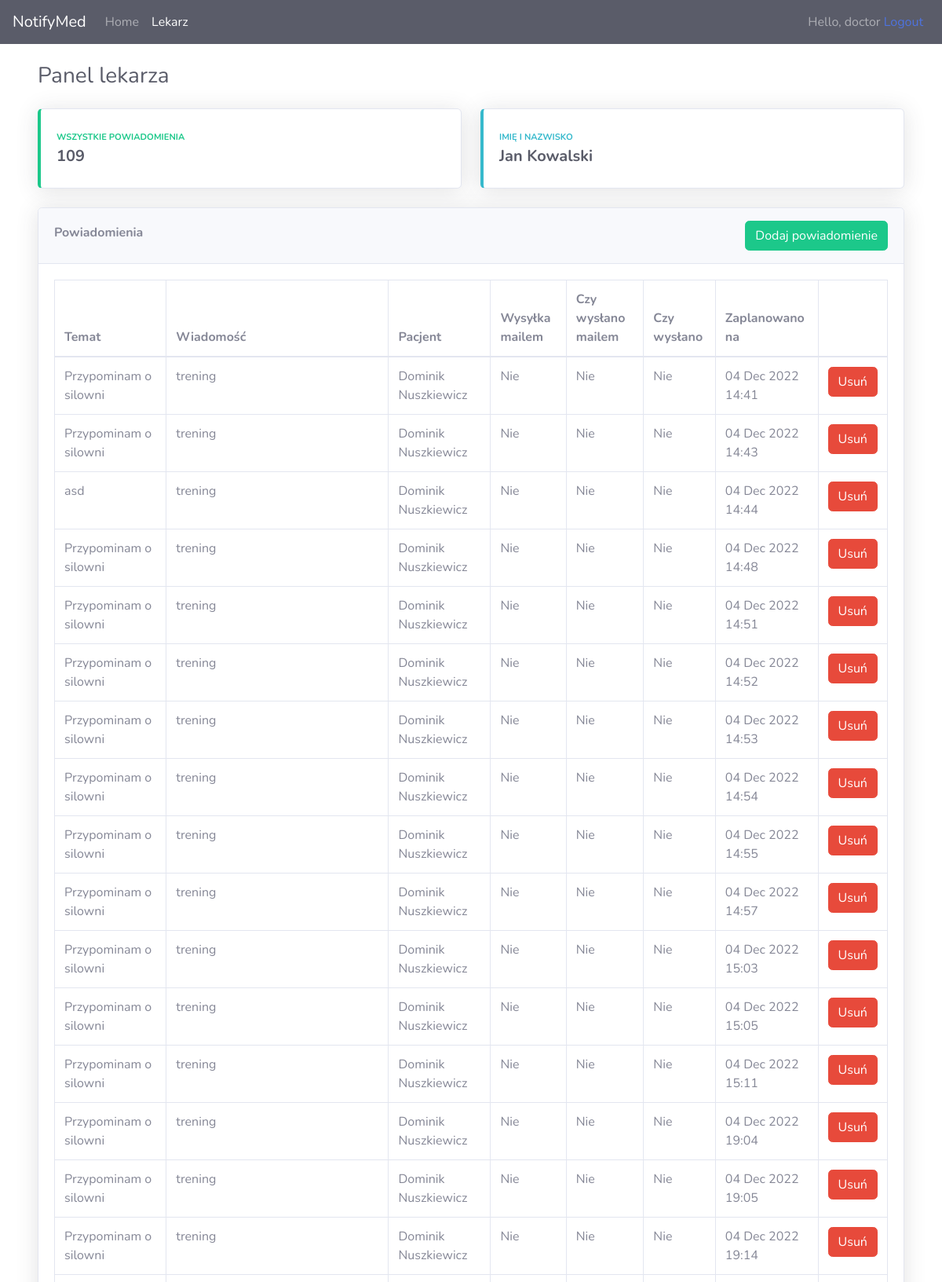
The page /doctor/ (signed in, upper part) on the database its author committed.
### app/models.py (models this page shows, shortened)
class Doctor(models.Model):
    user = models.OneToOneField(User, null=True, on_delete=models.CASCADE, related_name='doctor')
    firstName = models.CharField(max_length=200, null=False)
    lastName = models.CharField(max_length=200, null=False)

class Notification(models.Model):
    doctor =  models.ForeignKey(Doctor, null=True, on_delete=models.SET_NULL) #one-to-many relationship
    patient = models.ForeignKey(Patient, null=False, on_delete=models.DO_NOTHING) #one-to-many relationship
    topic = models.CharField(max_length=200, null=False)
    message = models.CharField(max_length=200, null=False)
    sendByEmail = models.BooleanField(null=False, default=False)
    isSentByEmail = models.BooleanField(null=True, default=False)
    isSent = models.BooleanField(null=True, default=False)
    createdAtDate = models.DateTimeField(auto_now_add=True, null=False)
    plannedOnDate = models.DateTimeField(null=False, default=datetime.datetime.now)

class Patient(models.Model):
    user = models.OneToOneField(User, null=True, on_delete=models.CASCADE)
    firstName = models.CharField(max_length=200, null=False)
    lastName = models.CharField(max_length=200, null=False)

### app/decorators.py (the view)
        def wrapper_func(request, *args, **kwargs):
            group = None
            if request.user.groups.exists():
                group = request.user.groups.all()[0].name
            if group in allowed_roles:
                return view_func(request, *args, **kwargs)
            else:
                return HttpResponse('You are not authorized to view this page.')

### app/views.py (called while the page is built)
@login_required(login_url='login')
@allowed_users(allowed_roles=['doctor'])
def doctor(request):
    current_user = request.user
    doctor = Doctor.objects.get(user=current_user.id)
    notifications = Notification.objects.filter(doctor=doctor)
    notificationsAmount = notifications.count()
    context = {'route': 'doctor', 'notifications': notifications, 'notificationsAmount': notificationsAmount, 'doctor': doctor}
    return render(request, 'app/doctor.html', context)

### app/templates/app/doctor.html (shortened to what this page needs)
{% extends 'app/main.html' %} {% block content %}
<div class="container-fluid">
   <div class="d-sm-flex align-items-center justify-content-between mb-4">
      <h1 class="h3 mb-0 text-gray-800">Panel lekarza</h1>
   </div>
   <div class="row">
      <div class="col-xl-6 col-md-12 mb-4">
         <div class="card border-left-success shadow h-100 py-2">
            <div class="card-body">
               <div class="row no-gutters align-items-center">
                  <div class="col mr-2">
                     <div
                        class="text-xs font-weight-bold text-success text-uppercase mb-1"
                        >
                        Wszystkie powiadomienia
                     </div>
                     <div class="h5 mb-0 font-weight-bold text-gray-800">{{notificationsAmount}}</div>
                  </div>
               </div>
            </div>
         </div>
      </div>
      <div class="col-xl-6 col-md-12 mb-4">
         <div class="card border-left-info shadow h-100 py-2">
            <div class="card-body">
               <div class="row no-gutters align-items-center">
                  <div class="col mr-2">
                     <div
                        class="text-xs font-weight-bold text-info text-uppercase mb-1"
                        >
                        Imię i nazwisko
                     </div>
                     <div class="row no-gutters align-items-center">
                        <div class="col-auto">
                           <div class="h5 mb-0 mr-3 font-weight-bold text-gray-800">
                              {{doctor.firstName}} {{doctor.lastName}}
                           </div>
                        </div>
                     </div>
                  </div>
               </div>
            </div>
         </div>
      </div>
   </div>
   <div class="row">
      <div class="col-xl-12 col-md-12">
         <div class="card shadow mb-4">
            <div class="card-header py-3">
              <div class="d-flex justify-content-between">
               <div class="my-auto">
                  <h6 class=" font-weight-bold">Powiadomienia</h6>
               </div>
               <div class="">
                  <a href="{% url 'create-notification' %}" class="btn btn-success btn-icon-split">
                     <span class="text">Dodaj powiadomienie</span>
                     </a>
               </div>
              </div>
            </div>
            <div class="card-body">
               <div class="table-responsive">
                  <table
                     class="table table-bordered"
                     id="dataTable"
                     width="100%"
                     cellspacing="0"
                     >
                     <thead>
                        <tr>
                           <th>Temat</th>
                           <th>Wiadomość</th>
                           <th>Pacjent</th>
                           <th>Wysyłka mailem</th>
                           <th>Czy wysłano mailem</th>
                           <th>Czy wysłano</th>
                           <th>Zaplanowano na</th>
                           <th></th>
                        </tr>
                     </thead>
                     <tbody>
                        <tr>
                           {% for notification in notifications %}
                        <tr>
                           <td>{{notification.topic}}</td>
                           <td>{{notification.message}}</td>
                           <td>{{notification.patient.firstName}} {{notification.patient.lastName}}</td>
                           <td>
                              {% if notification.sendByEmail == None%}
                              Nie ustawiono
                              {% elif notification.sendByEmail == False %}
                              Nie
                              {% elif notification.sendByEmail == True %}
                              Tak
                              {% endif %}
                           </td>
                           <td>
                              {% if notification.isSentByEmail == None%}
                              Nie ustawiono
                              {% elif notification.isSentByEmail == False %}
                              Nie
                              {% elif notification.isSentByEmail == True %}
                              Tak
                              {% endif %}
                           </td>
                           <td>
                              {% if notification.isSent == None%}
                              Nie ustawiono
                              {% elif notification.isSent == False %}
                              Nie
                              {% elif notification.isSent == True %}
                              Tak
                              {% endif %}
                           </td>
                           <td>{{notification.plannedOnDate | date:"d M Y H:i"}}</td>
                           <td class="text-center"><a href="{% url 'delete-notification' notification.id %}" class="btn btn-danger btn-icon-split">
                              <span class="text">Usuń</span>
                              </a></td>
                        </tr>
                        {% endfor %}
                        </tr>
                     </tbody>
                  </table>
               </div>
            </div>
         </div>
      </div>
   </div>
</div>
{% endblock %}

### app/templates/app/main.html (shortened to what this page needs)
{% load static %}
<!DOCTYPE html>
<html>
  <head>
    <link
      rel="stylesheet"
      href="https://cdn.jsdelivr.net/npm/bootstrap@4.0.0/dist/css/bootstrap.min.css"
    />
    <link rel="stylesheet" type="text/css" href="{% static 'css/main.css' %}">
  </head>
  <body>
    {% include 'app/navbar.html' %}
    <div class="container-fluid pt-4">
        {% block content %} {% endblock %}
    </div>
  </body>
</html>

### app/templates/app/navbar.html (shortened to what this page needs)
<nav class="navbar navbar-expand-lg navbar-dark bg-dark">
  <a class="navbar-brand" href="#">NotifyMed</a>
  <div class="collapse navbar-collapse" id="navbarNavAltMarkup">
    <div class="navbar-nav">
      <a
        class="{% if route == 'home' %}active nav-item nav-link{% endif %}nav-item nav-link"
        href="{% url 'home' %}"
        >Home</a
      >
      {% if request.user.groups.all.0.name == 'doctor' %}
      <a
        class="{% if route == 'doctor' %}active nav-item nav-link{% endif %}nav-item nav-link"
        href="{% url 'doctor' %}"
        >Lekarz</a
      >
      {% endif %}
    </div>
  </div>
  <div class="navbar-collapse collapse w-100 order-3 dual-collapse2">
    <ul class="navbar-nav ml-auto">
      <li class="nav-item">
        <span class="nav-item nav-link"
          >Hello, {{request.user}} <a href="{% url 'logout' %}">Logout</a></span
        >
      </li>
    </ul>
  </div>
</nav>

### rows shown on the page
Doctor: firstName "Jan", lastName "Kowalski"
Notification: topic "Przypominam o silowni", message "trening", patient.firstName "Dominik", patient.lastName "Nuszkiewicz", sendByEmail "Nie", isSentByEmail "Nie", isSent "Nie", plannedOnDate "04 Dec 2022 14:41"
Notification: topic "Przypominam o silowni", message "trening", patient.firstName "Dominik", patient.lastName "Nuszkiewicz", sendByEmail "Nie", isSentByEmail "Nie", isSent "Nie", plannedOnDate "04 Dec 2022 14:43"
Notification: topic "asd", message "trening", patient.firstName "Dominik", patient.lastName "Nuszkiewicz", sendByEmail "Nie", isSentByEmail "Nie", isSent "Nie", plannedOnDate "04 Dec 2022 14:44"
Notification: topic "Przypominam o silowni", message "trening", patient.firstName "Dominik", patient.lastName "Nuszkiewicz", sendByEmail "Nie", isSentByEmail "Nie", isSent "Nie", plannedOnDate "04 Dec 2022 14:48"
Notification: topic "Przypominam o silowni", message "trening", patient.firstName "Dominik", patient.lastName "Nuszkiewicz", sendByEmail "Nie", isSentByEmail "Nie", isSent "Nie", plannedOnDate "04 Dec 2022 14:51"
Notification: topic "Przypominam o silowni", message "trening", patient.firstName "Dominik", patient.lastName "Nuszkiewicz", sendByEmail "Nie", isSentByEmail "Nie", isSent "Nie", plannedOnDate "04 Dec 2022 14:52"
Notification: topic "Przypominam o silowni", message "trening", patient.firstName "Dominik", patient.lastName "Nuszkiewicz", sendByEmail "Nie", isSentByEmail "Nie", isSent "Nie", plannedOnDate "04 Dec 2022 14:53"
Notification: topic "Przypominam o silowni", message "trening", patient.firstName "Dominik", patient.lastName "Nuszkiewicz", sendByEmail "Nie", isSentByEmail "Nie", isSent "Nie", plannedOnDate "04 Dec 2022 14:54"
Notification: topic "Przypominam o silowni", message "trening", patient.firstName "Dominik", patient.lastName "Nuszkiewicz", sendByEmail "Nie", isSentByEmail "Nie", isSent "Nie", plannedOnDate "04 Dec 2022 14:55"
Notification: topic "Przypominam o silowni", message "trening", patient.firstName "Dominik", patient.lastName "Nuszkiewicz", sendByEmail "Nie", isSentByEmail "Nie", isSent "Nie", plannedOnDate "04 Dec 2022 14:57"
Notification: topic "Przypominam o silowni", message "trening", patient.firstName "Dominik", patient.lastName "Nuszkiewicz", sendByEmail "Nie", isSentByEmail "Nie", isSent "Nie", plannedOnDate "04 Dec 2022 15:03"
Notification: topic "Przypominam o silowni", message "trening", patient.firstName "Dominik", patient.lastName "Nuszkiewicz", sendByEmail "Nie", isSentByEmail "Nie", isSent "Nie", plannedOnDate "04 Dec 2022 15:05"
Notification: topic "Przypominam o silowni", message "trening", patient.firstName "Dominik", patient.lastName "Nuszkiewicz", sendByEmail "Nie", isSentByEmail "Nie", isSent "Nie", plannedOnDate "04 Dec 2022 15:11"
Notification: topic "Przypominam o silowni", message "trening", patient.firstName "Dominik", patient.lastName "Nuszkiewicz", sendByEmail "Nie", isSentByEmail "Nie", isSent "Nie", plannedOnDate "04 Dec 2022 19:04"
Notification: topic "Przypominam o silowni", message "trening", patient.firstName "Dominik", patient.lastName "Nuszkiewicz", sendByEmail "Nie", isSentByEmail "Nie", isSent "Nie", plannedOnDate "04 Dec 2022 19:05"
Notification: topic "Przypominam o silowni", message "trening", patient.firstName "Dominik", patient.lastName "Nuszkiewicz", sendByEmail "Nie", isSentByEmail "Nie", isSent "Nie", plannedOnDate "04 Dec 2022 19:14"

### other values the page prints
{{ request.user }} "doctor"
{{ notificationsAmount }} "109"
